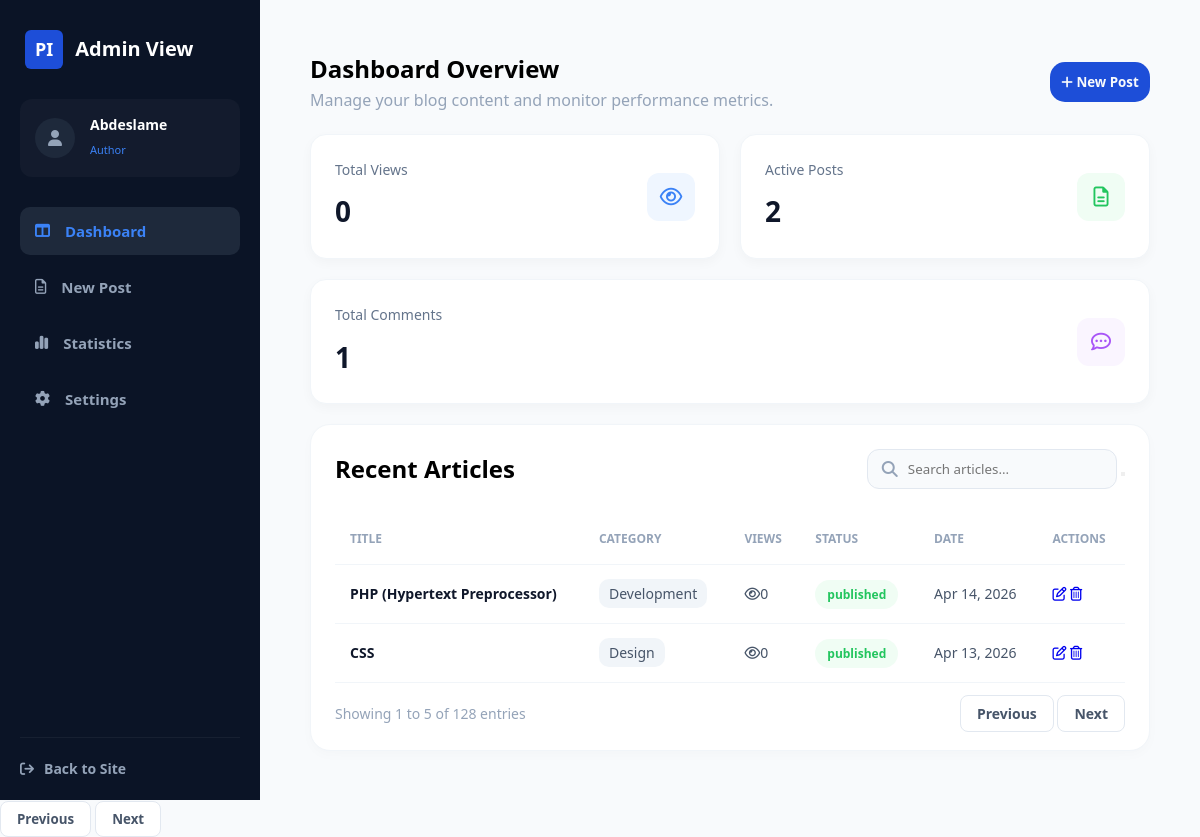
Page /pages/admin/dashboard.php (signed in) on the committed database.
### tables this page shows
CREATE TABLE `articles` (
  `id` int(11) NOT NULL,
  `title` varchar(255) NOT NULL,
  `content` text NOT NULL,
  `excerpt` text DEFAULT NULL,
  `featured_image_url` varchar(255) DEFAULT NULL,
  `author_id` int(11) DEFAULT NULL,
  `category_id` int(11) DEFAULT NULL,
  `status` enum('draft','published') DEFAULT 'draft',
  `views_count` int(11) DEFAULT 0,
  `published_at` datetime DEFAULT NULL,
  `created_at` timestamp NOT NULL DEFAULT current_timestamp(),
  `updated_at` timestamp NOT NULL DEFAULT current_timestamp() ON UPDATE current_timestamp()
);

CREATE TABLE `categories` (
  `id` int(11) NOT NULL,
  `name` varchar(100) NOT NULL,
  `description` text DEFAULT NULL,
  `created_at` timestamp NOT NULL DEFAULT current_timestamp()
);

### includes/function-articles.php (called while the page is built, shortened)
<?php
function getArticlesHome($page = 1, $limit = 6, $sort = 'newset', $id = null, $search = null)
{
    $db = new Database();
    $conn = $db->getconnection();
    $direction = ($sort === 'oldest') ? 'ASC' : 'DESC';
    $offset = ($page - 1) * $limit;
    $query = "SELECT a.*, c.name as category_name, u.username as author_name
              FROM articles a
              LEFT JOIN categories c ON a.category_id = c.id
              LEFT JOIN users u ON a.author_id = u.id
              WHERE a.status = 'published'";
    if ($id !== null) {
        $query .= " AND a.author_id = :id ";
    }
    $query .= " ORDER BY a.created_at $direction LIMIT :limit OFFSET :offset";
    $stmt = $conn->prepare($query);
    $stmt->bindValue(':limit', (int) $limit, PDO::PARAM_INT);
    $stmt->bindValue(':offset', (int) $offset, PDO::PARAM_INT);
    if ($id !== null) {
        $stmt->bindValue(':id', (int) $id, PDO::PARAM_INT);
    }
    $stmt->execute();
    return $stmt->fetchAll(PDO::FETCH_ASSOC);
}
function countComents($author_id)
{
    $db = new Database();
    $conn = $db->getconnection();
    $query = "SELECT COUNT(c.id) as total_comments
              FROM comments c
              JOIN articles a ON c.article_id = a.id
              WHERE a.author_id = :author_id";
    $stmt = $conn->prepare($query);
    $stmt->bindValue(':author_id', (int) $author_id, PDO::PARAM_INT);
    $stmt->execute();
    $result = $stmt->fetch(PDO::FETCH_ASSOC);
    return $result['total_comments'] ?? 0;
}
function Totalveiws($author_id)
{
    $db = new Database();
    $conn = $db->getconnection();
    $query = "SELECT SUM(views_count) as total_views FROM articles
              WHERE author_id = :author_id";
    $stmt = $conn->prepare($query);
    $stmt->bindValue(':author_id', (int) $author_id, PDO::PARAM_INT);
    $stmt->execute();
    $result = $stmt->fetch(PDO::FETCH_ASSOC);
    return $result['total_views'] ?? 0;
}
function TotalActiveArticles($author_id)
{
    $db = new Database();
    $conn = $db->getconnection();
    $query = "SELECT COUNT(*) as total_active_articles
              FROM articles
              WHERE author_id = :author_id AND status = 'published'";
    $stmt = $conn->prepare($query);
    $stmt->bindValue(':author_id', (int) $author_id, PDO::PARAM_INT);
    $stmt->execute();
    $result = $stmt->fetch(PDO::FETCH_ASSOC);
    return $result['total_active_articles'] ?? 0;
}

### pages/admin/dashboard.php (the view, shortened to what this page needs)
<?php
require_once "../../includes/function-articles.php";
$currentPage = isset($_GET['page']) ? (int)$_GET['page'] : 1;
$sort = $_GET['sort'] ?? 'newset';
$id = $_COOKIE["user_id"];
$total_comments = countComents($id);
$search = isset($_GET['query']) ? $_GET['query'] : null;
$articles = getArticlesHome($currentPage, 5, $sort, $id, $search);
$total_veiws = Totalveiws($id);
$total_active_articles = TotalActivearticles($id);
?>
<!DOCTYPE html>
<html lang="en">
<head>
    <link rel="stylesheet" href="../../assets/styles/sidebare.css">
    <link rel="stylesheet" href="../../assets/styles/dashboard.css">
</head>
<body>
    <?php include "../../includes/sidebareAdmin.php" ?>
    <main>
        <header>
            <div class="group">
                <h2>Dashboard Overview</h3>
                    <p>Manage your blog content and monitor performance metrics.</p>
            </div>
            <button id="new-post" class="add-post"><i class="fa-solid fa-plus"></i> New Post</button>
        </header>
        <div class="stats-container">
            <div class="stat-card">
                <div class="stat-info">
                    <span class="stat-label">Total Views</span>
                    <div class="stat-value-row">
                        <span class="stat-number"><?php echo $total_veiws ?></span>
                    </div>
                </div>
                <div class="stat-icon icon-blue">
                    <i class="fa-regular fa-eye"></i>
                </div>
            </div>
            <div class="stat-card">
                <div class="stat-info">
                    <span class="stat-label">Active Posts</span>
                    <div class="stat-value-row">
                        <span class="stat-number"><?php echo  $total_active_articles ?></span>
                    </div>
                </div>
                <div class="stat-icon icon-green">
                    <i class="fa-regular fa-file-lines"></i>
                </div>
            </div>
            <div class="stat-card">
                <div class="stat-info">
                    <span class="stat-label">Total Comments</span>
                    <div class="stat-value-row">
                        <span class="stat-number"><?php echo $total_comments ?></span>
                    </div>
                </div>
                <div class="stat-icon icon-purple">
                    <i class="fa-regular fa-comment-dots"></i>
                </div>
            </div>
        </div>
        <section class="table-card" style="margin-top:20px;">
            <div class="table-header">
                <h2>Recent Articles</h2>
                <div class="search-box">
                    <form method="GET" class="search-box">
                        <input type="text" name="query" placeholder="Search articles..."
                            value="<?php echo isset($_GET['query']) ? htmlspecialchars($_GET['query']) : ''; ?>">
                        <i class="fa-solid fa-magnifying-glass"></i>
                        <button type="submit"></button>
                    </form>
                </div>
            </div>
            <div class="table-responsive">
                <table>
                    <thead>
                        <tr>
                            <th>TITLE</th>
                            <th>CATEGORY</th>
                            <th>VIEWS</th>
                            <th>STATUS</th>
                            <th>DATE</th>
                            <th>ACTIONS</th>
                        </tr>
                    </thead>
                    <tbody>
                        <?php if (empty($articles)): ?>
                            <p>No articles found.</p>
                        <?php else: ?>
                            <?php foreach ($articles as $article): ?>
                                <tr>
                                    <td class="article-title"><?php echo htmlspecialchars($article['title']); ?></td>
                                    <td><span class="cat-badge"><?php echo htmlspecialchars($article['category_name'] ?? 'General'); ?></span></td>
                                    <td class="views-cell"><i class="fa-regular fa-eye"></i><?php echo htmlspecialchars($article['views_count']); ?> </td>
                                    <td><span class="status-badge status-published"><?php echo htmlspecialchars($article['status']) ?></span></td>
                                    <td><?php echo date('M d, Y', strtotime($article['created_at'])); ?></td>
                                    <td class="actions">
                                        <a href="dashboard.php?id=<?php echo $article['id']; ?> " class="btn-edit"><i class="fa-regular fa-pen-to-square"></i></a>
                                        <a href="dashboard.php?id-delete=<?php echo $article['id']; ?> " class="btn-delete"><i class="fa-regular fa-trash-can"></i></a>
                                    </td>
                                </tr>
                            <?php endforeach; ?>
                        <?php endif; ?>
                    </tbody>
                </table>
            </div>
            <div class="table-footer">
                <p>Showing 1 to 5 of 128 entries</p>
                <div class="footer-btns">
                    <a href="dashboard.php?page=<?php echo $currentPage - 1; ?>" class="btn-nav">Previous</a>
                    <a href="dashboard.php?page=<?php echo $currentPage + 1; ?>" class="btn-nav">Next</a>
                </div>
            </div>
        </section>
    </main>
    <div class="footer-btns">
        <button class="btn-nav">Previous</button>
        <button class="btn-nav">Next</button>
    </div>
</body>
</html>

### assets/styles/dashboard.css (style rules this page uses)
:root { --color-primary-50: #eff6ff; --color-primary-100: #dbeafe; --color-primary-400: #60a5fa; --color-primary-600: #2563eb; --color-primary-700: #1d4ed8; --color-bg-main: #f8fafc; --color-bg-surface: #ffffff; --color-slate-100: #f1f5f9; --color-slate-200: #e2e8f0; --color-slate-300: #cbd5e1; --color-slate-400: #94a3b8; --color-slate-500: #64748b; --color-slate-600: #475569; --color-slate-700: #334155; --color-slate-800: #1e293b; --color-slate-900: #0f172a; --color-slate-950: #020617; --color-accent-purple: #9333ea; --color-accent-amber: #d97706; --color-accent-emerald: #059669; --color-accent-red: #ef4444; }
* { margin: 0; padding: 0; box-sizing: border-box; font-family: 'Segoe UI', Tahoma, Geneva, Verdana, sans-serif; text-decoration: none; list-style: none; }
body { line-height: 1.6; overflow-x: hidden; scroll-behavior: smooth; min-height: 100vh; background-color: var(--color-bg-main); }
main { margin-left: 260px; padding: 50px; }
header { width: 100%; display: flex; justify-content: space-between; align-items: center; }
.add-post { color: var(--color-bg-main); background-color: var(--color-primary-700); border-radius: 15px; outline: none; border: none; height: 40px; width: 100px; cursor: pointer; font-weight: 600; }
header p { color: var(--color-slate-400); }
.stats-container { display: flex; gap: 20px; padding-top: 20px; flex-wrap: wrap; }
.stat-card { background: #ffffff; padding: 24px; border-radius: 16px; display: flex; justify-content: space-between; align-items: center; min-width: 280px; transition: 0.3s; flex: 1; box-shadow: 0 4px 12px rgba(0, 0, 0, 0.03); border: 1px solid #f1f5f9; }
.stat-label { color: #64748b; font-size: 14px; font-weight: 500; margin-bottom: 8px; display: block; }
.stat-value-row { display: flex; align-items: center; gap: 12px; }
.stat-number { font-size: 28px; font-weight: 700; color: #0f172a; }
.stat-icon { width: 48px; height: 48px; border-radius: 12px; display: flex; align-items: center; justify-content: center; font-size: 20px; }
.icon-blue { background-color: #eff6ff; color: #3b82f6; }
.icon-green { background-color: #f0fdf4; color: #22c55e; }
.icon-purple { background-color: #faf5ff; color: #a855f7; }
.table-card { background: white; border-radius: 20px; padding: 24px; box-shadow: 0 4px 12px rgba(0,0,0,0.02); border: 1px solid #f1f5f9; }
.table-header { display: flex; justify-content: space-between; align-items: center; margin-bottom: 25px; }
.search-box { position: relative; }
.search-box input { padding: 10px 15px 10px 40px; border: 1px solid #e2e8f0; border-radius: 12px; background: #f8fafc; width: 250px; outline: none; }
.search-box i { position: absolute; left: 15px; top: 50%; transform: translateY(-50%); color: #94a3b8; }
table { width: 100%; border-collapse: collapse; }
th { text-align: left; font-size: 12px; color: #94a3b8; padding: 15px; border-bottom: 1px solid #f1f5f9; }
td { padding: 18px 15px; font-size: 14px; color: #475569; border-bottom: 1px solid #f1f5f9; }
.article-title { color: #1d4ed8; font-weight: 600; }
.status-badge { padding: 6px 12px; border-radius: 20px; font-size: 12px; font-weight: 600; }
.status-published { background: #f0fdf4; color: #22c55e; }
.table-footer { display: flex; justify-content: space-between; align-items: center; margin-top: 20px; color: #94a3b8; font-size: 14px; }
.btn-nav { padding: 8px 16px; border: 1px solid #e2e8f0; background: white; border-radius: 8px; cursor: pointer; font-weight: 600; color: #475569; }
.article-title { color:var(--color-slate-900); }
.cat-badge { padding: 5px 10px; border-radius: 10px; background-color: var(--color-slate-100); }

### rows in the picture
articles: title "PHP (Hypertext Preprocessor)", category.name "Development", views_count "0", status "published", created_at "Apr 14, 2026"
articles: title "CSS", category.name "Design", views_count "0", status "published", created_at "Apr 13, 2026"

### other values in the picture
$_SESSION['user'] "Abdeslame"
$total_veiws "0"
$total_active_articles "2"
$total_comments "1"
